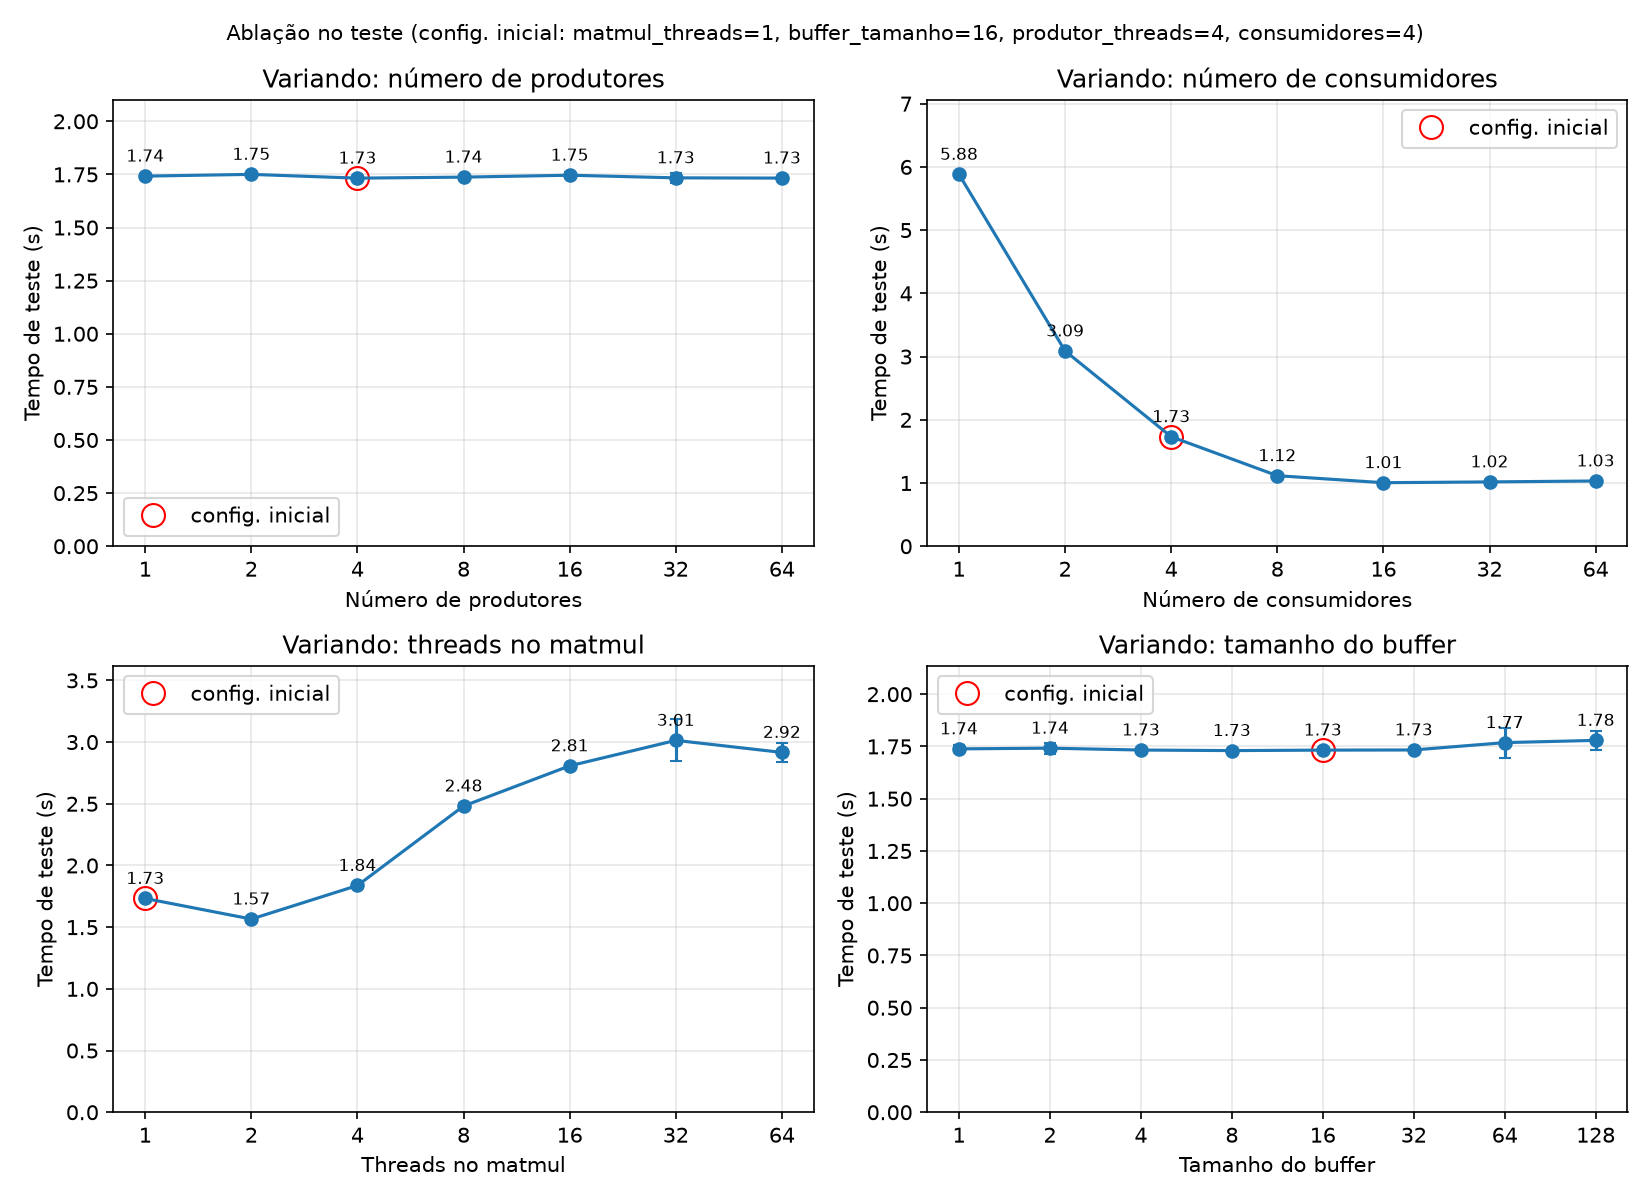

This chart was generated by the following Python code:
#!/usr/bin/env python3
"""
Ablação de hiperparâmetros no teste (EA551, item 7.4).

Parte da configuração inicial do relatório e varia UM parâmetro por vez:
  - produtor_threads
  - consumidores
  - matmul_threads
  - buffer_tamanho

Para cada experimento gera um arquivo EA551-YAML em experimentos/, executa
o ./testador, mede o tempo de parede (o mesmo que o `time` do shell) e
salva tudo em resultados.csv. Depois plota os gráficos (tempo x parâmetro).

Uso:
    python3 ablacao.py                  # varredura completa (mais pontos)
    python3 ablacao.py --so-relatorio   # só os valores já usados no relatório
    python3 ablacao.py --reps 5         # 5 repetições por ponto
    python3 ablacao.py --plot-only      # só replota a partir do CSV

Requer: matplotlib  (pip install matplotlib)
O testador herda as variáveis de ambiente (chave lida por
verificar_api_key), então rode no mesmo terminal em que ele funciona.
"""
import argparse
import csv
import os
import re
import statistics
import subprocess
import sys
import time

# --------------------------------------------------------------------------
# Configuração inicial (caso 1 do relatório)
# --------------------------------------------------------------------------
BASE = {
    "matmul_threads": 1,
    "buffer_tamanho": 16,
    "produtor_threads": 4,
    "consumidores": 4,
}

# Valores já testados no relatório (inclui o valor da configuração inicial)
SWEEPS_RELATORIO = {
    "produtor_threads": [4, 8, 16, 32],
    "consumidores":     [4, 8, 16, 32],
    "matmul_threads":   [1, 4, 16, 64],
    "buffer_tamanho":   [16, 32, 64, 128],
}

# Varredura completa: os valores do relatório + pontos intermediários e
# extremos, para mostrar a curva inteira. Os máximos respeitam os limites do
# código (produtores <= 256, consumidores <= 64, matmul <= 64, buffer <= 128).
SWEEPS_COMPLETO = {
    "produtor_threads": [1, 2, 4, 8, 16, 32, 64],
    "consumidores":     [1, 2, 4, 8, 16, 32, 64],
    "matmul_threads":   [1, 2, 4, 8, 16, 32, 64],
    "buffer_tamanho":   [1, 2, 4, 8, 16, 32, 64, 128],
}

TITULOS = {
    "produtor_threads": "Número de produtores",
    "consumidores":     "Número de consumidores",
    "matmul_threads":   "Threads no matmul",
    "buffer_tamanho":   "Tamanho do buffer",
}

PESOS = "W.npy"
ENTRADA = "mnist_emat/test"
DIR_EXP = "experimentos"
CSV_SAIDA = "resultados.csv"


# --------------------------------------------------------------------------
# Execução dos experimentos
# --------------------------------------------------------------------------
def escrever_yaml(cfg, caminho):
    with open(caminho, "w") as f:
        f.write("# EA551-YAML: modo teste sobre a pasta do MNIST\n")
        f.write('modo: "test"\n')
        f.write(f'pesos: "{PESOS}"                 # .npy gerado pelo train.py\n')
        f.write(f'entrada: "{ENTRADA}"     # pasta com subpastas 0..9\n\n')
        for k in ("matmul_threads", "buffer_tamanho",
                  "produtor_threads", "consumidores"):
            f.write(f"{k}: {cfg[k]}\n")


def rodar_uma_vez(testador, yaml_path):
    """Executa o testador; devolve (tempo_em_segundos, acuracia ou None)."""
    t0 = time.perf_counter()
    p = subprocess.run([testador, yaml_path], capture_output=True, text=True)
    dt = time.perf_counter() - t0
    if p.returncode != 0:
        sys.stderr.write(f"\nFALHA ({yaml_path}), codigo {p.returncode}:\n"
                         f"{p.stdout}\n{p.stderr}\n")
        sys.exit(1)
    m = re.search(r"Acuracia no teste:\s*(\d+)/(\d+)", p.stdout)
    acc = int(m.group(1)) / int(m.group(2)) if m else None
    return dt, acc


def executar(testador, reps, sweeps):
    os.makedirs(DIR_EXP, exist_ok=True)
    cache = {}      # configuração -> (media, desvio, acuracia)
    linhas = []

    # execução de aquecimento (enche o cache de arquivos do SO), descartada
    aq = os.path.join(DIR_EXP, "aquecimento.yaml")
    escrever_yaml(BASE, aq)
    print("aquecimento...", flush=True)
    rodar_uma_vez(testador, aq)

    for param, valores in sweeps.items():
        for v in valores:
            cfg = dict(BASE)
            cfg[param] = v
            chave = tuple(sorted(cfg.items()))

            if chave not in cache:
                nome = (f"exp_p{cfg['produtor_threads']}"
                        f"_c{cfg['consumidores']}"
                        f"_m{cfg['matmul_threads']}"
                        f"_b{cfg['buffer_tamanho']}.yaml")
                yaml_path = os.path.join(DIR_EXP, nome)
                escrever_yaml(cfg, yaml_path)

                tempos, acc = [], None
                for _ in range(reps):
                    dt, acc = rodar_uma_vez(testador, yaml_path)
                    tempos.append(dt)
                media = statistics.mean(tempos)
                desvio = statistics.stdev(tempos) if len(tempos) > 1 else 0.0
                cache[chave] = (media, desvio, acc)

            media, desvio, acc = cache[chave]
            print(f"{param:18s} = {v:<3d} -> {media:6.2f} s "
                  f"(+-{desvio:.2f})  acc={acc}", flush=True)
            linhas.append({"parametro": param, "valor": v,
                           "tempo_medio_s": media, "desvio_s": desvio,
                           "acuracia": acc})

    with open(CSV_SAIDA, "w", newline="") as f:
        w = csv.DictWriter(f, fieldnames=["parametro", "valor",
                                          "tempo_medio_s", "desvio_s",
                                          "acuracia"])
        w.writeheader()
        w.writerows(linhas)
    print(f"\nresultados salvos em {CSV_SAIDA}")

    # sanidade: a acurácia não pode depender dos hiperparâmetros
    accs = {l["acuracia"] for l in linhas}
    if len(accs) > 1:
        print(f"ATENCAO: acuracias diferentes entre experimentos: {accs}")


# --------------------------------------------------------------------------
# Gráficos
# --------------------------------------------------------------------------
def ler_csv():
    dados = {}
    with open(CSV_SAIDA) as f:
        for r in csv.DictReader(f):
            dados.setdefault(r["parametro"], []).append(
                (int(r["valor"]), float(r["tempo_medio_s"]),
                 float(r["desvio_s"])))
    return dados


def desenhar(ax, param, pontos):
    pontos.sort()
    xs = [p[0] for p in pontos]
    ys = [p[1] for p in pontos]
    es = [p[2] for p in pontos]
    ax.errorbar(xs, ys, yerr=es, marker="o", capsize=3, linewidth=1.5)
    for x, y in zip(xs, ys):                       # valor sobre cada ponto
        ax.annotate(f"{y:.2f}", (x, y), textcoords="offset points",
                    xytext=(0, 7), ha="center", fontsize=8)
    ax.set_xscale("log", base=2)
    ax.set_xticks(xs)
    ax.set_xticklabels([str(x) for x in xs])
    ax.minorticks_off()
    ax.set_xlabel(TITULOS[param])
    ax.set_ylabel("Tempo de teste (s)")
    ax.set_title(f"Variando: {TITULOS[param].lower()}")
    ax.set_ylim(0, max(ys) * 1.2)
    ax.grid(True, alpha=0.3)
    # destaca o ponto da configuração inicial
    base_x = BASE[param]
    if base_x in xs:
        i = xs.index(base_x)
        ax.plot(xs[i], ys[i], "o", markersize=11, markerfacecolor="none",
                markeredgecolor="red", label="config. inicial")
        ax.legend()


def plotar():
    import matplotlib
    matplotlib.use("Agg")
    import matplotlib.pyplot as plt

    dados = ler_csv()
    params = list(TITULOS)

    # um PNG por experimento (para colar no relatório)
    for param in params:
        fig, ax = plt.subplots(figsize=(5.5, 3.8))
        desenhar(ax, param, dados[param])
        fig.tight_layout()
        fig.savefig(f"grafico_{param}.png", dpi=150)
        plt.close(fig)

    # painel 2x2 com os quatro
    fig, axs = plt.subplots(2, 2, figsize=(11, 8))
    for ax, param in zip(axs.flat, params):
        desenhar(ax, param, dados[param])
    cfg_txt = ", ".join(f"{k}={v}" for k, v in BASE.items())
    fig.suptitle(f"Ablação no teste (config. inicial: {cfg_txt})", fontsize=10)
    fig.tight_layout()
    fig.savefig("ablacao.png", dpi=150)
    plt.close(fig)
    print("gráficos: ablacao.png e grafico_<parametro>.png")


# --------------------------------------------------------------------------
def main():
    ap = argparse.ArgumentParser()
    ap.add_argument("--testador", default="./testador")
    ap.add_argument("--reps", type=int, default=3,
                    help="repetições por configuração (padrão: 3)")
    ap.add_argument("--so-relatorio", action="store_true",
                    help="usa só os valores já presentes no relatório")
    ap.add_argument("--plot-only", action="store_true",
                    help="não executa; só plota a partir de resultados.csv")
    args = ap.parse_args()

    if not args.plot_only:
        sweeps = SWEEPS_RELATORIO if args.so_relatorio else SWEEPS_COMPLETO
        executar(args.testador, args.reps, sweeps)
    plotar()


if __name__ == "__main__":
    main()
